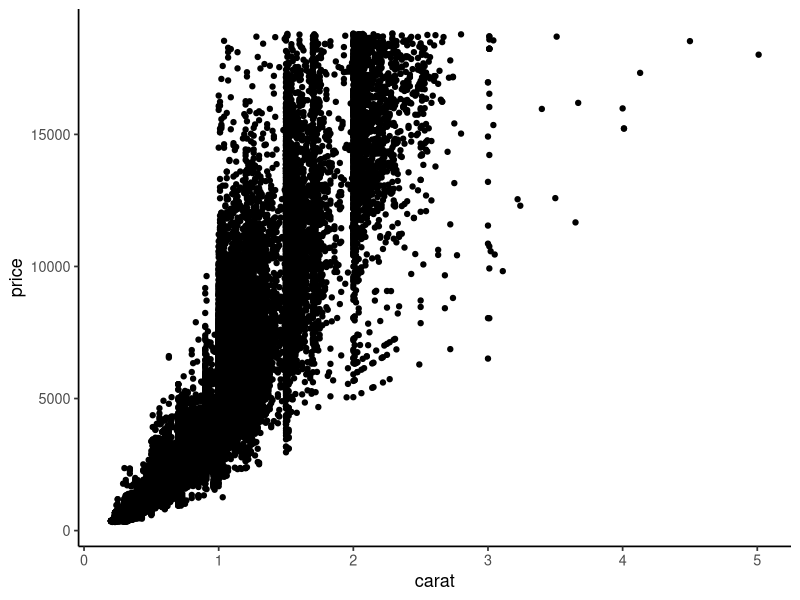
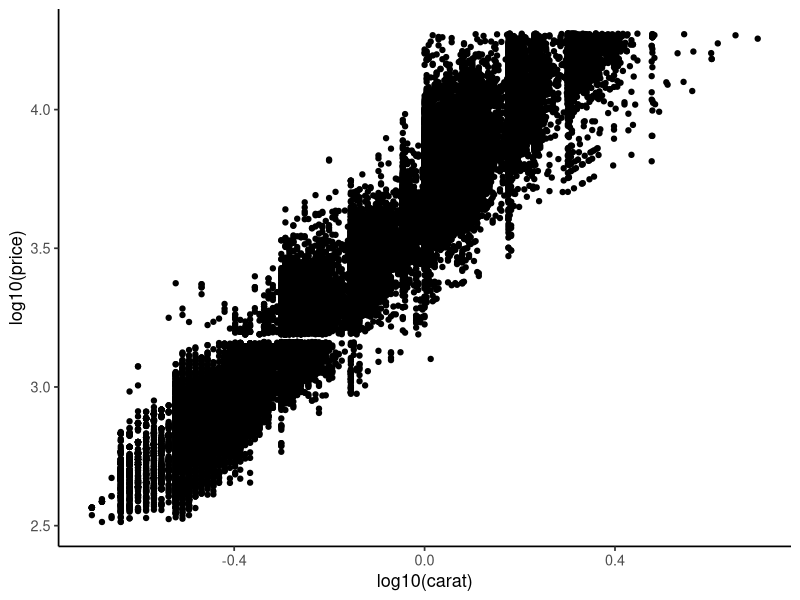
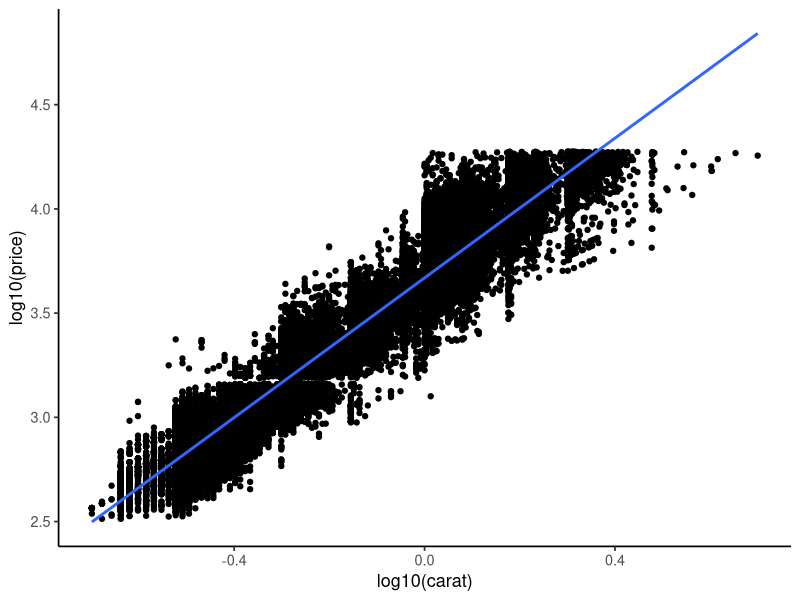
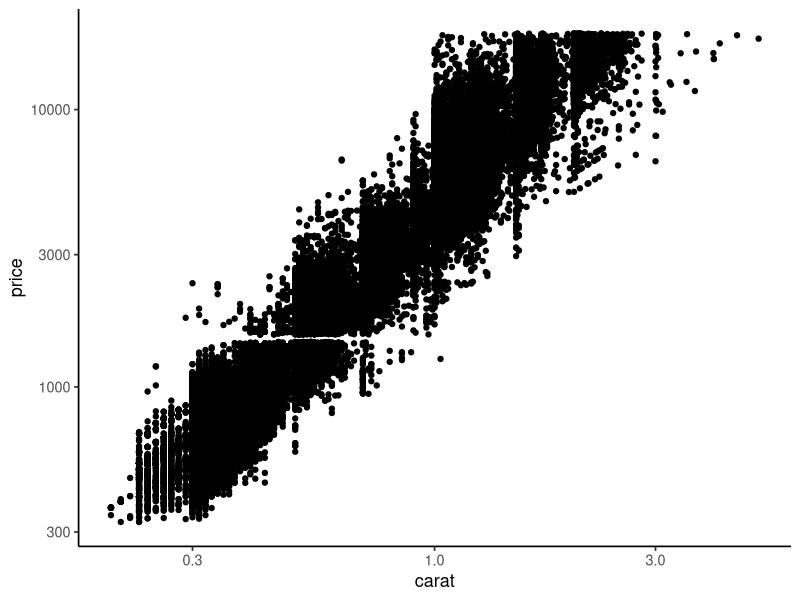
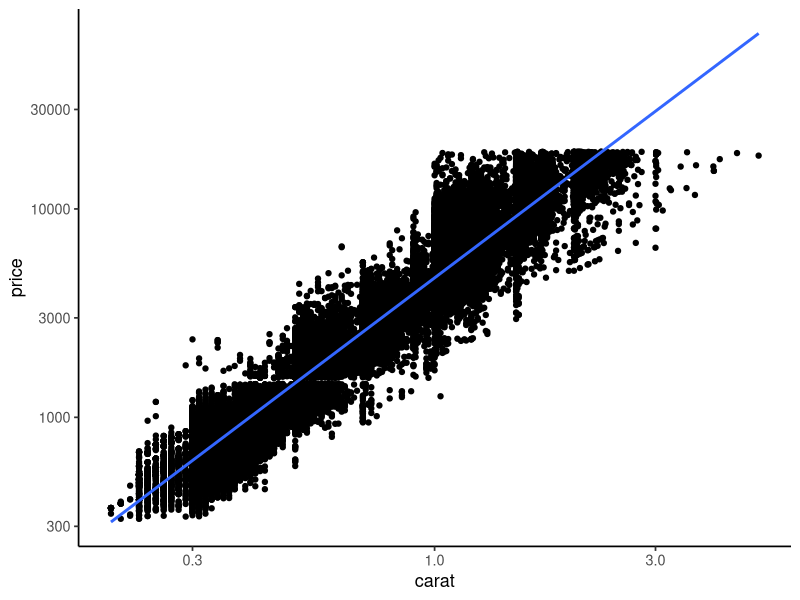
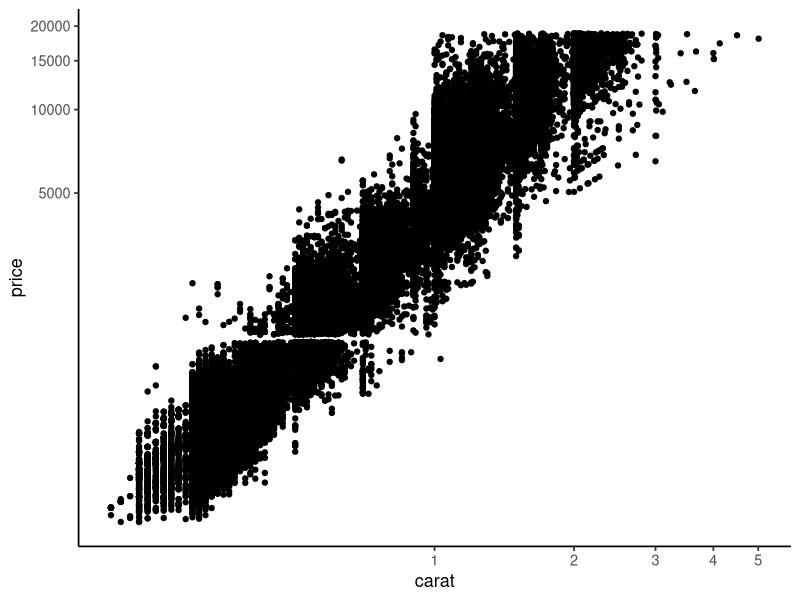
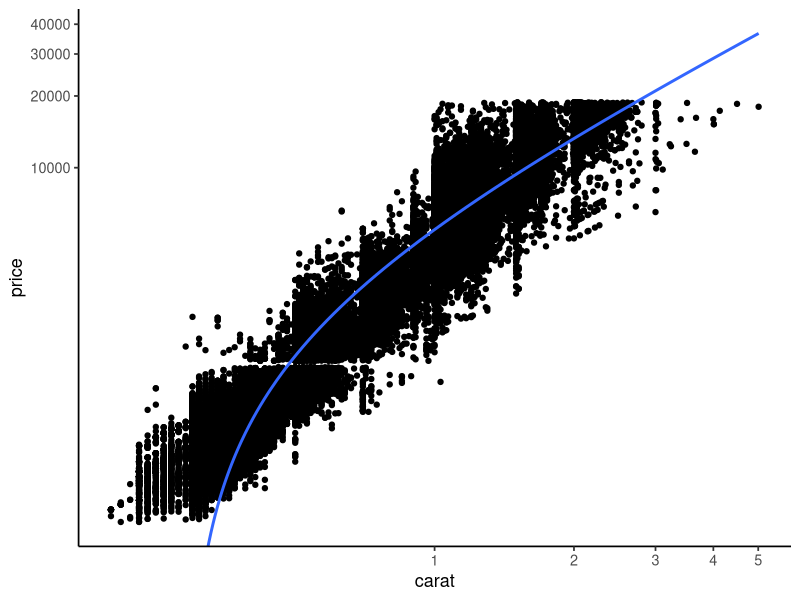

The R source for these figures, in order:
## ---- chunk 1
knitr::opts_chunk$set(message = F, 
                      error = F, 
                      warning = F)

## ---- chunk 2
library(tidyverse)

ggplot(diamonds, aes(x = carat, y = price)) +
  geom_point() +
  theme_classic(base_size = 13)

## ---- chunk 3
ggplot(diamonds, aes(x = log10(carat), y = log10(price))) +
  geom_point() +
  theme_classic(base_size = 13)

## ---- chunk 4
ggplot(diamonds, aes(x = log10(carat), y = log10(price))) +
  geom_point() +
  stat_smooth(method = "lm", se = F) + 
  theme_classic(base_size = 13)

## ---- chunk 5
ggplot(diamonds, aes(x = carat, y = price)) +
  geom_point() +
  scale_x_continuous(trans = "log10") + 
  scale_y_continuous(trans = "log10") +
  theme_classic(base_size = 13)

## ---- chunk 6
ggplot(diamonds, aes(x = carat, y = price)) +
  geom_point() +
  scale_x_continuous(trans = "log10") + 
  scale_y_continuous(trans = "log10") +
  stat_smooth(method = "lm", se = F) + 
  theme_classic(base_size = 13)

## ---- chunk 7
ggplot(diamonds, aes(x = carat, y = price)) +
  geom_point() +
  coord_trans(x = "log10", y = "log10") +
  theme_classic(base_size = 13)

## ---- chunk 8
ggplot(diamonds, aes(x = carat, y = price)) +
  geom_point() +
  stat_smooth(method = "lm", se = F) +
  coord_trans(x = "log10", y = "log10", ylim = c(min(diamonds$price), NA)) + # Need to specify the lower limit for y-axis!
  theme_classic(base_size = 13)

## ---- chunk 9
lm_diamonds <- lm(price~carat, data = diamonds)
predict(lm_diamonds) %>% head() # Non-positive predicted values exist
predict(lm_diamonds) %>% log10() %>% head() # NaNs produced when you take log of the non-positive values 

## ---- chunk 10
library(knitr)
library(kableExtra)

Sum_table <- data.frame(
  "x" = c("Axis values",
         "Axis tick marks",
         "Numbers on tick marks",
         "Statistical computations",
         "Shape of geoms"),
  "Transformation of variables" = c("Transformed",
                                    "Equally-spaced",
                                    "Equally-distanced",
                                    "After transformation",
                                    "Not affected"),
  "Transformation of scales" = c("Original",
                                 "Equally-spaced",
                                 "Not equally-distanced",
                                 "After transformation",
                                 "Not affected"),
  "Transformation of coordinates" = c("Original",
                                      "Not equally-spaced",
                                      "Equally-distanced",
                                      "Before transformation",
                                      "Might be affected*")) %>%
  `colnames<-`(c("", 
                 "Transformation of variables", 
                 "Transformation of scales",
                 "Transformation of coordinates"))

kable(Sum_table, align = "ccc") %>%  
  kable_paper(full_width = T, 
              html_font = "Arial",
              font_size = 35) %>%
  row_spec(0, bold = T, color = "black") %>%
  column_spec(1, italic = T)
